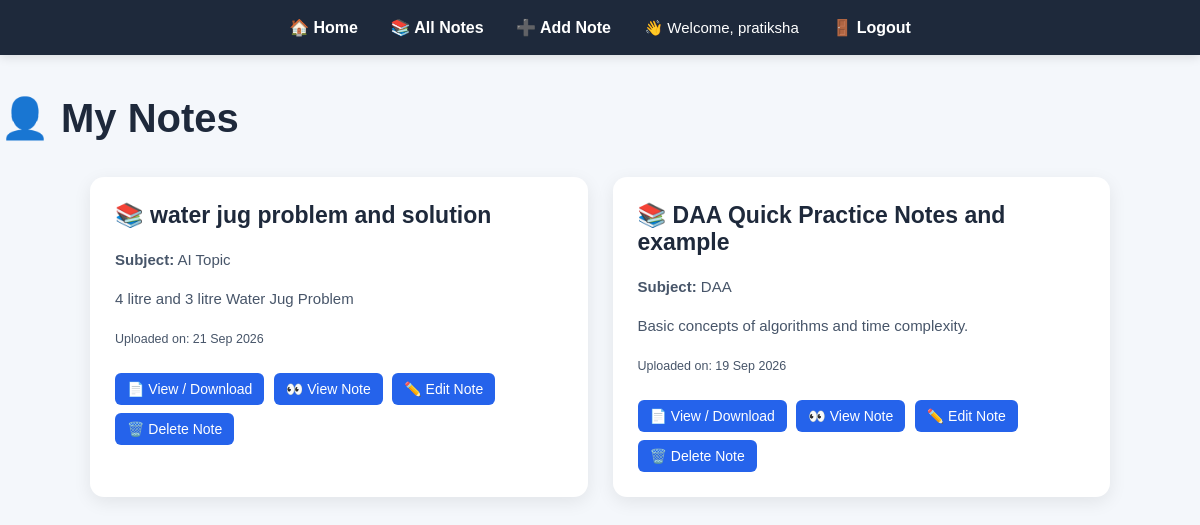
Screenshot of /my-notes/ (signed in) with the database file from the repository.
### notes/models.py (models this page shows, shortened)
class Note(models.Model):
    title = models.CharField(max_length=200)
    subject = models.CharField(max_length=100)
    description = models.TextField()
    uploaded_by = models.ForeignKey(User, on_delete=models.CASCADE)
    file = models.FileField(upload_to='notes/')
    uploaded_at = models.DateTimeField(auto_now_add=True)

### notes/views.py (the view)
# urls.py: path('my-notes/', views.my_notes, name='my_notes'),
@login_required
def my_notes(request):
    notes = Note.objects.filter(
        uploaded_by=request.user
    ).order_by('-uploaded_at')
    return render(request, 'my_notes.html', {'notes': notes})

### notes/templates/my_notes.html (shortened to what this page needs)
{% load static %}
<!DOCTYPE html>
<html>
<head>
    <link rel="stylesheet" href="{% static 'css/style.css' %}">
</head>
<body>
    <nav>
        <a href="/">🏠 Home</a>
        <a href="/notes/">📚 All Notes</a>
        <a href="/add-note/">➕ Add Note</a>
        {% if user.is_authenticated %}
            <span class="welcome-user">
                👋 Welcome, {{ request.user.username }}
            </span>
            <a href="/logout/">🚪 Logout</a>
        {% else %}
            <a href="/login/">🔐 Login</a>
            <a href="/register/">📝 Register</a>
        {% endif %}
    </nav>
    <section class="notes-section">
        <h1>👤 My Notes</h1>
        {% if notes %}
            <div class="notes-container">
                {% for note in notes %}
                    <div class="note-card">
                        <h2>📚 {{ note.title }}</h2>
                        <p>
                            <strong>Subject:</strong> {{ note.subject }}
                        </p>
                        <p>
                            {{ note.description }}
                        </p>
                        <p>
                            <small>
                                Uploaded on: {{ note.uploaded_at|date:"d M Y" }}
                            </small>
                        </p>
                        <a href="{{ note.file.url }}" target="_blank">
                            📄 View / Download
                        </a>
                        <a href="{% url 'view_note' note.id %}">
    👀 View Note
</a>
                        <a href="{% url 'edit_note' note.id %}">
    ✏️ Edit Note
</a>
                        <a href="{% url 'delete_note' note.id %}"
   onclick="return confirm('Are you sure you want to delete this note?');">
    🗑️ Delete Note
</a>
                    </div>
                {% endfor %}
            </div>
        {% else %}
            <p>No notes uploaded by you yet.</p>
        {% endif %}
    </section>
</body>
</html>

### notes/static/css/style.css (style rules this page uses)
* { box-sizing: border-box; }
body { margin: 0; font-family: Arial, sans-serif; background-color: #f4f7fb; color: #222; }
nav { background: #1e293b; padding: 18px 30px; text-align: center; box-shadow: 0 2px 10px rgba(0, 0, 0, 0.12); }
nav a { color: white; text-decoration: none; margin: 0 14px; font-size: 16px; font-weight: bold; }
.welcome-user { color: white !important; font-size: 15px; margin: 0 15px; display: inline-block; }
h1 { margin-top: 40px; font-size: 40px; color: #1e293b; }
h2 { color: #1e293b; }
p { font-size: 17px; line-height: 1.6; }
.notes-container { width: 85%; max-width: 1100px; margin: 35px auto; display: grid; grid-template-columns: repeat(auto-fit, minmax(280px, 1fr)); gap: 25px; }
.note-card { background: white; padding: 25px; border-radius: 14px; text-align: left; box-shadow: 0 5px 18px rgba(0, 0, 0, 0.08); transition: transform 0.2s, box-shadow 0.2s; }
.note-card h2 { margin-top: 0; font-size: 23px; }
.note-card p { color: #475569; font-size: 15px; }
.note-card a { display: inline-block; margin: 8px 5px 0 0; padding: 8px 12px; background: #2563eb; color: white; text-decoration: none; border-radius: 6px; font-size: 14px; }

### rows the page displays
Note: title "water jug problem and solution", subject "AI Topic", description "4 litre and 3 litre Water Jug Problem", uploaded_at "21 Sep 2026"
Note: title "DAA Quick Practice Notes and example", subject "DAA", description "Basic concepts of algorithms and time complexity.", uploaded_at "19 Sep 2026"

### other values shown
{{ request.user.username }} "pratiksha"
